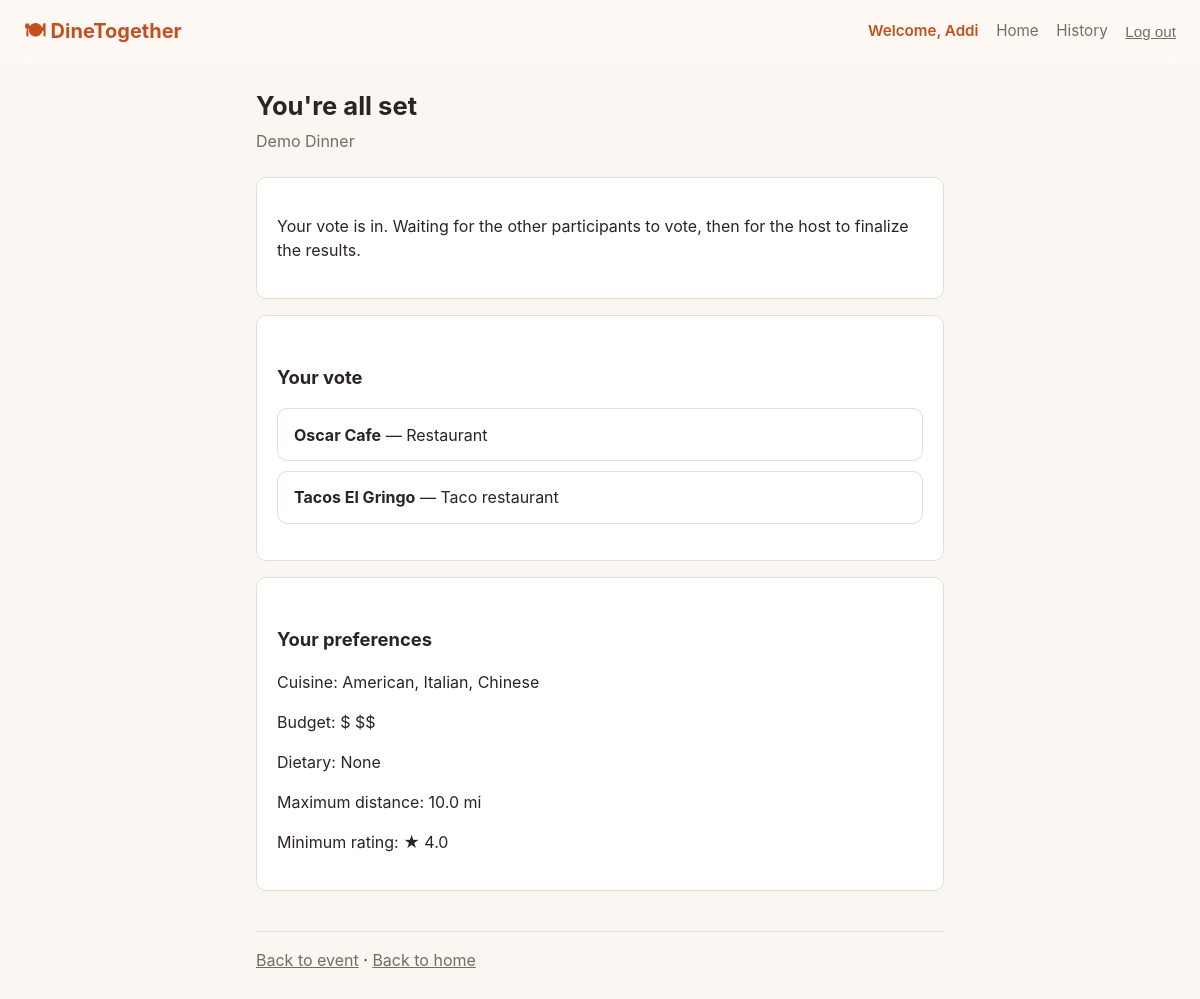
/events/3/waiting (signed in), run on the app's committed database.
### tables this page shows
CREATE TABLE users (
    id            INTEGER PRIMARY KEY AUTOINCREMENT,
    username      TEXT NOT NULL UNIQUE,
    password_hash TEXT NOT NULL,
    display_name  TEXT NOT NULL,
    created_at    TEXT NOT NULL DEFAULT (datetime('now'))
);

CREATE TABLE events (
    id          INTEGER PRIMARY KEY AUTOINCREMENT,
    name        TEXT NOT NULL,
    invite_code TEXT NOT NULL UNIQUE,
    created_at  TEXT NOT NULL DEFAULT (datetime('now'))
);

CREATE TABLE restaurants (
    id           INTEGER PRIMARY KEY AUTOINCREMENT,
    name         TEXT NOT NULL,
    cuisine      TEXT NOT NULL,
    price_level  INTEGER NOT NULL,
    dietary_tags TEXT NOT NULL DEFAULT '',
    distance_mi  REAL NOT NULL,
    rating       REAL NOT NULL
);

CREATE TABLE preferences (
    id              INTEGER PRIMARY KEY AUTOINCREMENT,
    event_id        INTEGER NOT NULL REFERENCES events(id) ON DELETE CASCADE,
    participant_id  INTEGER NOT NULL UNIQUE REFERENCES participants(id) ON DELETE CASCADE,
    cuisine         TEXT NOT NULL,
    budget_levels   TEXT NOT NULL,
    dietary         TEXT NOT NULL,
    max_distance_mi REAL NOT NULL,
    updated_at      TEXT NOT NULL DEFAULT (datetime('now'))
, min_rating REAL);

### app/routes.py (the view)
@bp.get("/events/<int:event_id>/waiting")
def waiting(event_id: int):
    event = _require_session_event(event_id)
    vote_repo = _vote_repo()
    if vote_repo.is_finalized(event_id):
        return redirect(url_for("main.results", event_id=event_id))
    participant_id = session["participant_id"]
    is_creator = _repo().is_creator(event_id, session["user_id"])
    my_votes = vote_repo.get_votes_for_participant(event_id, participant_id)
    if not my_votes and not is_creator:
        return redirect(url_for("main.recommendations", event_id=event_id))
    restaurant_repo = _restaurant_repo()
    my_restaurants = [restaurant_repo.get_by_id(v.restaurant_id) for v in my_votes]
    return render_template(
        "waiting.html",
        event=event,
        preference=_pref_repo().get_for_participant(participant_id),
        my_restaurants=my_restaurants,
        is_creator=is_creator,
        budgets_by_symbol=ALLOWED_BUDGETS,
    )

### app/db.py (called while the page is built)
def get_db() -> sqlite3.Connection:
    if "db" not in g:
        g.db = sqlite3.connect(
            current_app.config["DATABASE"],
            detect_types=sqlite3.PARSE_DECLTYPES,
        )
        g.db.row_factory = sqlite3.Row
        g.db.execute("PRAGMA foreign_keys = ON")
    return g.db

### app/repositories/event_repository.py (called while the page is built)
    def get_event_by_id(self, event_id: int) -> Event | None:
        row = self._db.execute(
            "SELECT id, name, invite_code, created_at FROM events WHERE id = ?", (event_id,)
        ).fetchone()
        if row is None:
            return None
        return Event(id=row["id"], name=row["name"], invite_code=row["invite_code"], created_at=row["created_at"])

    def get_participant_for_user(self, event_id: int, user_id: int) -> Participant | None:
        row = self._db.execute(
            "SELECT id, event_id, user_id, display_name FROM participants "
            "WHERE event_id = ? AND user_id = ?",
            (event_id, user_id),
        ).fetchone()
        if row is None:
            return None
        return Participant(
            id=row["id"], event_id=row["event_id"], user_id=row["user_id"], display_name=row["display_name"]
        )

    def is_creator(self, event_id: int, user_id: int) -> bool:
        row = self._db.execute(
            "SELECT 1 FROM participants "
            "WHERE event_id = ? AND user_id = ? "
            "AND id = (SELECT MIN(id) FROM participants WHERE event_id = ?)",
            (event_id, user_id, event_id),
        ).fetchone()
        return row is not None

### app/repositories/preference_repository.py (called while the page is built)
def _split(value: str) -> list[str]:
    return [v for v in value.split(",") if v]

def _row_to_preference(row: sqlite3.Row) -> Preference:
    return Preference(
        id=row["id"],
        event_id=row["event_id"],
        participant_id=row["participant_id"],
        cuisines=_split(row["cuisine"]),
        budget_levels=[int(v) for v in _split(row["budget_levels"])],
        dietary=_split(row["dietary"]),
        max_distance_mi=row["max_distance_mi"],
        min_rating=row["min_rating"],
    )

    def get_for_participant(self, participant_id: int) -> Preference | None:
        row = self._db.execute(
            "SELECT id, event_id, participant_id, cuisine, budget_levels, dietary, max_distance_mi, min_rating "
            "FROM preferences WHERE participant_id = ?",
            (participant_id,),
        ).fetchone()
        return _row_to_preference(row) if row else None

### app/routes.py (called while the page is built)
def _repo() -> EventRepository:
    return EventRepository(get_db())

### app/templates/waiting.html (shortened to what this page needs)
{% extends "base.html" %}
{% block content %}
  <h1>You're all set</h1>
  <p class="subtitle">{{ event.name }}</p>
  <div class="card">
    {% if is_creator %}
      <p>Once everyone's had a chance to vote, finalize to lock in the group's decision.</p>
      <form method="post" action="{{ url_for('main.finalize', event_id=event.id) }}">
        <input type="hidden" name="csrf_token" value="{{ csrf_token() }}">
        <button type="submit" class="btn secondary">Finalize results</button>
      </form>
    {% else %}
      <p>Your vote is in. Waiting for the other participants to vote, then for the host to finalize the results.</p>
    {% endif %}
  </div>
  <div class="card">
    <h2>Your vote</h2>
    {% if my_restaurants %}
      <ul class="history-list">
        {% for r in my_restaurants %}
          <li><strong>{{ r.name }}</strong> — {{ r.cuisine }}</li>
        {% endfor %}
      </ul>
    {% else %}
      <p>You haven't voted yet.</p>
      <a class="btn" href="{{ url_for('main.recommendations', event_id=event.id) }}">Go vote</a>
    {% endif %}
  </div>
  <div class="card">
    <h2>Your preferences</h2>
    {% if preference %}
      <p class="meta">
        Cuisine:
        {% for c in preference.cuisines %}{{ 'No preference' if c == 'any' else c }}{{ ', ' if not loop.last }}{% endfor %}
      </p>
      <p class="meta">
        Budget:
        {% for symbol, level in budgets_by_symbol.items() if level in preference.budget_levels %}{{ symbol }} {% endfor %}
      </p>
      <p class="meta">
        Dietary:
        {% for d in preference.dietary %}{{ 'None' if d == 'none' else d.replace('_', ' ') }}{{ ', ' if not loop.last }}{% endfor %}
      </p>
      <p class="meta">Maximum distance: {{ preference.max_distance_mi }} mi</p>
      {% if preference.min_rating is not none %}
        <p class="meta">Minimum rating: ★ {{ preference.min_rating }}</p>
      {% endif %}
    {% else %}
      <p>You haven't submitted preferences.</p>
    {% endif %}
  </div>
  <footer class="hint">
    <a href="{{ url_for('main.event_home', event_id=event.id) }}">Back to event</a> ·
    <a href="{{ url_for('main.home') }}">Back to home</a>
  </footer>
{% endblock %}

### app/templates/base.html (shortened to what this page needs)
<!doctype html>
<html lang="en">
<head>
  <link rel="stylesheet" href="{{ url_for('static', filename='style.css') }}">
</head>
<body>
  <header class="site">
    <a class="brand" href="{{ url_for('main.home') }}">🍽 DineTogether</a>
{% if current_user %}
  <nav class="header-nav">
    <span class="welcome-badge">Welcome, {{ current_user.display_name }}</span>
    <a href="{{ url_for('main.home') }}">Home</a>
    <a href="{{ url_for('main.history') }}">History</a>
    <form method="post" action="{{ url_for('main.logout') }}" class="logout-form">
      <button type="submit" class="link-button">Log out</button>
    </form>
  </nav>
{% else %}
  <nav class="header-nav">
    <a href="{{ url_for('main.home') }}">Home</a>
    <a href="{{ url_for('main.login') }}">Log in</a>
    <a href="{{ url_for('main.register') }}">Sign up</a>
  </nav>
{% endif %}
  </header>
  <div class="page">
    {% block content %}{% endblock %}
  </div>
</body>
</html>

### app/static/style.css (style rules this page uses)
:root { --accent: #e2622a; --accent-dark: #c44f1d; --ink: #2b2420; --muted: #756b64; --bg: #faf6f1; --card: #ffffff; --border: #e7ddd3; --success-bg: #e9f6ea; --success-ink: #276b32; --error-bg: #fbe9e7; --error-ink: #a3311a; --radius: 10px; }
* { box-sizing: border-box; }
body { margin: 0; font-family: -apple-system, "Segoe UI", Roboto, Helvetica, Arial, sans-serif; background: var(--bg); color: var(--ink); line-height: 1.5; }
.page { max-width: 720px; margin: 0 auto; padding: 1.5rem 1rem 4rem; }
header.site { display: flex; align-items: center; justify-content: space-between; padding: 1rem 1.5rem; background: rgba(255, 250, 246, 0.88); backdrop-filter: blur(12px); -webkit-backdrop-filter: blur(12px); border-bottom: 1px solid rgba(255,255,255,0.35); position: relative; z-index: 10; }
header.site a.brand { font-size: 1.25rem; font-weight: 700; color: var(--accent-dark); text-decoration: none; }
header.site nav.header-nav { display: flex; align-items: center; gap: 1.1rem; }
header.site nav.header-nav a { color: var(--muted); text-decoration: none; font-size: 0.95rem; }
.logout-form { margin: 0; }
.welcome-badge { color: var(--accent-dark); font-weight: 600; font-size: 0.95rem; }
button.link-button { background: none; border: none; padding: 0; margin: 0; color: var(--muted); font-size: 0.95rem; font-weight: 400; cursor: pointer; text-decoration: underline; }
h1 { font-size: 1.6rem; margin: 0 0 0.25rem; }
h2 { font-size: 1.15rem; margin: 1.75rem 0 0.75rem; }
.subtitle { color: var(--muted); margin: 0 0 1.5rem; }
.card { background: var(--card); border: 1px solid var(--border); border-radius: var(--radius); padding: 1.25rem; margin-bottom: 1rem; }
button, .btn { display: inline-block; margin-top: 1.25rem; padding: 0.65rem 1.3rem; background: var(--accent); color: #fff; border: none; border-radius: 8px; font-size: 1rem; font-weight: 600; cursor: pointer; text-decoration: none; text-align: center; }
ul.history-list { list-style: none; padding: 0; }
ul.history-list li { background: var(--card); border: 1px solid var(--border); border-radius: var(--radius); padding: 0.85rem 1rem; margin-bottom: 0.6rem; }
footer.hint { margin-top: 2.5rem; padding-top: 1rem; border-top: 1px solid var(--border); }
footer.hint a { color: var(--muted); }

### data on the page
users: display_name "Addi"
events: name "Demo Dinner"
restaurants: name "Oscar Cafe", cuisine "Restaurant"
restaurants: name "Tacos El Gringo", cuisine "Taco restaurant"
preferences: dietary "None", max_distance_mi "10.0", min_rating "4.0"

### other printed values
{{ 'No preference' if c == 'any' else c }} "American" "Italian" "Chinese"
{{ ', ' if not loop.last }} "," ","
{{ symbol }} "$" "$$"
